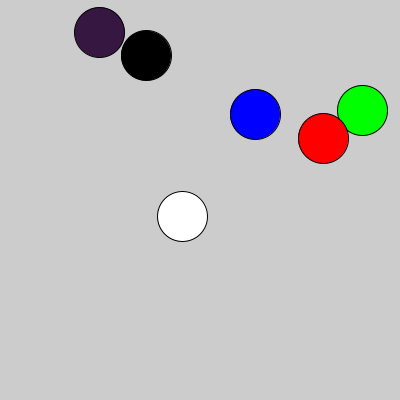
Frame 1 (no input)
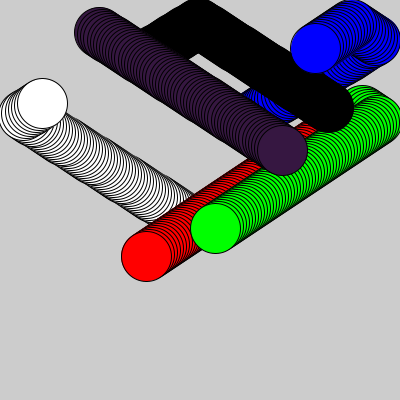
Frame 60 (the mouse pressed at the canvas centre just before this capture)
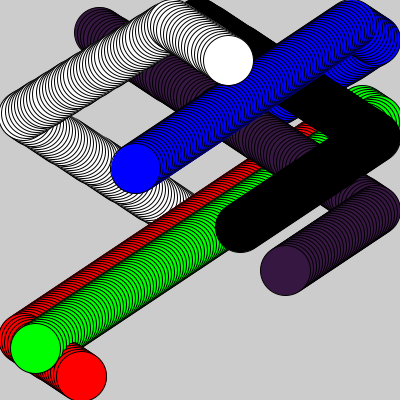
Frame 120 (the mouse held since frame 60 and released just before this capture)

The Processing sketch that drew these frames (run headless with seeded random() and noise(); from frame 60 on, the mouse is pressed at the canvas centre):

// Processing sketch: processing_82392
// ── processing_82392.pde

//Benson L, CP1 Mods 14-15, Bouncing Ball
Ball bob;
Ball jack;
Ball phil;
Ball ant;
Ball jill;
Ball tim;
boolean mode = true;
void setup()
{
  size(400, 400);
  bob = new Ball();
  jack = new Ball();
  jack.up = false;
  phil = new Ball();
  phil.up = false;
  phil.right = false;
  ant = new Ball();
  ant.right = false;
  jill = new Ball();
  tim = new Ball();
  tim.up = false;
}
void draw()
{
  fill(0, 0, 255);
  bob.move();
  bob.bounce();
  bob.show();
  fill(0, 255, 0);
  jack.move();
  jack.bounce();
  jack.show();
  fill(255, 0, 0);
  phil.move();
  phil.bounce();
  phil.show();
  fill(255);
  ant.move();
  ant.bounce();
  ant.show();
  fill(0);
  jill.move();
  jill.bounce();
  jill.show();
  fill(54,23,65);
  tim.move();
  tim.bounce();
  tim.show();
}
class Ball
{
  float x, y;
  boolean up, right;
  Ball()
  {
    x = random(25, 376);
    y = random(25, 376);
    up = true;
    right = true;
  }
  void move()
  {
    if (right == true)
    {
      x = x + 3.1;
    }
    else if (right == false)
    {
      x = x - 3;
    }
    if (up == true)
    {
      y = y - 1.9;
    }
    else if (up == false)
    {
      y = y + 2;
    }
  }
  void bounce()
  {
    if (x > 375)
    {
      right = false;
    }
    else if (x < 25)
    {
      right = true;
    }

    if (y > 375)
    {
      up = true;
    }
    else if (y < 25)
    {
      up = false;
    }
  }
  void show()
  {
    ellipse(x, y, 50, 50);
  }
}
